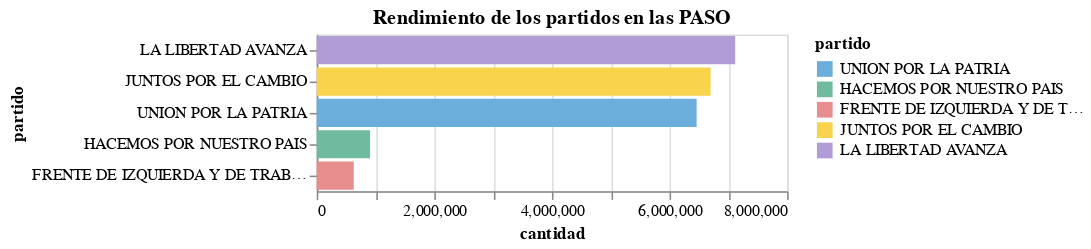

The cell this chart's notebook holds for it:
### Code cell
import altair as alt
import pandas as pd

color_scale = alt.Scale(
    domain=['UNION POR LA PATRIA', 'HACEMOS POR NUESTRO PAIS', 'FRENTE DE IZQUIERDA Y DE TRABAJADORES - UNIDAD', 'JUNTOS POR EL CAMBIO', 'LA LIBERTAD AVANZA'],
    range=['#6BADDB', '#70BAA0', '#E88D8D', '#F8D34B', '#B29CD8']
)

# Chart for table1
chart_table1 = alt.Chart(rendimiento_paso).mark_bar().encode(
    alt.X('cantidad:Q'),
    alt.Y('partido:N').sort("-x"),
    color=alt.Color('partido:N', scale=color_scale),
).properties(
    title='Rendimiento de los partidos en las PASO'
)


chart_table1

### Figure 1 — Vega-Lite specification as saved in the notebook (floating-point values rounded to 4 significant figures)
{"config": {"view": {"continuousWidth": 300, "continuousHeight": 300}}, "data": {"name": "data-a98fa57aa37d4beae84fa96efb793335"}, "mark": {"type": "bar"}, "encoding": {"color": {"field": "partido", "scale": {"domain": ["UNION POR LA PATRIA", "HACEMOS POR NUESTRO PAIS", "FRENTE DE IZQUIERDA Y DE TRABAJADORES - UNIDAD", "JUNTOS POR EL CAMBIO", "LA LIBERTAD AVANZA"], "range": ["#6BADDB", "#70BAA0", "#E88D8D", "#F8D34B", "#B29CD8"]}, "type": "nominal"}, "x": {"field": "cantidad", "type": "quantitative"}, "y": {"field": "partido", "sort": "-x", "type": "nominal"}}, "title": "Rendimiento de los partidos en las PASO", "$schema": "https://vega.github.io/schema/vega-lite/v5.15.1.json", "datasets": {"data-a98fa57aa37d4beae84fa96efb793335": [{"partido": "LA LIBERTAD AVANZA", "cantidad": 7116000.0, "porcentaje": 29.63}, {"partido": "JUNTOS POR EL CAMBIO", "cantidad": 6698000.0, "porcentaje": 27.89}, {"partido": "UNION POR LA PATRIA", "cantidad": 6461000.0, "porcentaje": 26.9}, {"partido": "HACEMOS POR NUESTRO PAIS", "cantidad": 907400.0, "porcentaje": 3.778}, {"partido": "FRENTE DE IZQUIERDA Y DE TRABAJADORES - UNIDAD", "cantidad": 628900.0, "porcentaje": 2.619}]}}
